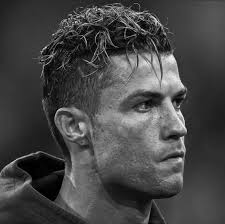
#> input picture data/raw/Ronaldo.jpg, 225 x 224 px, found by its file name
$ python 'sobel&fourier_transform&gaussianNoise&roberts_cross.py'
#> lines starting #> are read from the running program, lines starting #| are printed output that depends on the picture
import cv2
import numpy as np
import copy

def sobelOperator(image_path):
    image = cv2.imread(image_path)
#> image is the input picture: shape (224, 225, 3); min 0, max 248, mean 70.2
    if image is None:
        print(f"Failed to read the image file: {image_path}")
        return

    img = image.copy()
    Gx = np.array([[-1.0, 0.0, 1.0], [-2.0, 0.0, 2.0], [-1.0, 0.0, 1.0]])
    Gy = np.array([[-1.0, -2.0, -1.0], [0.0, 0.0, 0.0], [1.0, 2.0, 1.0]])
    height, width = img.shape[:2]
#> height = 224; width = 225
    sobel_img = np.zeros_like(img, dtype=np.float32)

    for i in range(0, height-2):
        for j in range(0, width-2):
            gx = np.sum(np.multiply(Gx, img[i:i+3, j:j+3]))
            gy = np.sum(np.multiply(Gy, img[i:i+3, j:j+3]))
            sobel_img[i, j] = np.sqrt(gx ** 2 + gy ** 2)
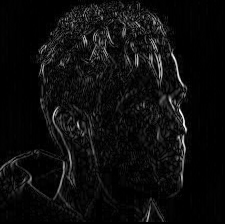
#> sobel_img: shape (224, 225, 3) float32; min 0, max 2068, mean 112.1; drawn with min black and max white

    cv2.imwrite('sobelOperator.jpg', sobel_img)
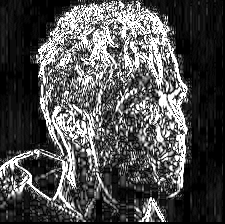
#> saved as sobelOperator.jpg: shape (224, 225, 3); min 0, max 255, mean 79.3

image_path = 'E:/semester6/Image Processing (CS389CS486)/project/Ronaldo.jpg'
sobelOperator(image_path)


import numpy as np
import cv2

def fourier_transform(image_path):
    image = cv2.imread(image_path)
    if image is None:
        print(f"Failed to read the image file: {image_path}")
        return

    img = image.copy()
    height, width = img.shape[:2]
#> height = 224; width = 225
    copy_img = np.zeros_like(img, dtype=np.complex128)

    for i in range(height):
        for k in range(width):
            for x in range(height):
                for y in range(width):
                    copy_img[i, k] += img[x, y] * np.exp(-2j * np.pi * (i * x / height + k * y / width))

    copy_img = np.abs(copy_img)
    copy_img *= 255.0 / np.max(copy_img)  # Normalize the result
    copy_img = copy_img.astype(np.uint8)


image_path = 'E:/semester6/Image Processing (CS389CS486)/project/Ronaldo.jpg'
#> (the run stopped early here; a loop or call above may not have finished)
